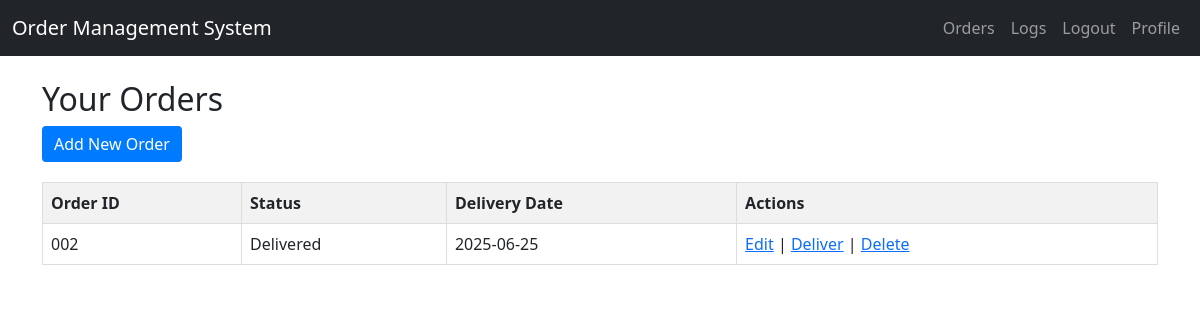
Page /orders (signed in) on the committed database.
### models.py (models this page shows, shortened)
class Order(db.Model):
    id = db.Column(db.Integer, primary_key=True)
    order_id = db.Column(db.String(20), unique=True, nullable=False)
    num_items = db.Column(db.Integer, nullable=False)
    delivery_date = db.Column(db.Date, nullable=False)
    sender_name = db.Column(db.String(100), nullable=False)
    recipient_name = db.Column(db.String(100), nullable=False)
    recipient_address = db.Column(db.String(200), nullable=False)
    status = db.Column(db.String(20), default="Ongoing")
    user_id = db.Column(db.Integer, db.ForeignKey('user.id'), nullable=False)

### routes.py (the view)
@routes_bp.route('/orders')
@login_required
def list_orders():
    orders = Order.query.filter_by(user_id=current_user.id).all()
    return render_template('orders.html', orders=orders)

### app.py (called while the page is built)
@login_manager.user_loader
def load_user(user_id):
    return User.query.get(int(user_id))

### templates/orders.html (shortened to what this page needs)
{% extends "base.html" %}
{% block content %}
<h2>Your Orders</h2>
<a href="{{ url_for('routes.add_order') }}" style="display: inline-block; margin-bottom: 10px; padding: 6px 12px; background-color: #007BFF; color: white; text-decoration: none; border-radius: 4px;">Add New Order</a>
<table style="width: 100%; border-collapse: collapse; margin-top: 10px;">
    <thead>
        <tr style="background-color: #f2f2f2;">
            <th style="border: 1px solid #ddd; padding: 8px;">Order ID</th>
            <th style="border: 1px solid #ddd; padding: 8px;">Status</th>
            <th style="border: 1px solid #ddd; padding: 8px;">Delivery Date</th>
            <th style="border: 1px solid #ddd; padding: 8px;">Actions</th>
        </tr>
    </thead>
    <tbody>
        {% for o in orders %}
        <tr>
            <td style="border: 1px solid #ddd; padding: 8px;">{{ o.order_id }}</td>
            <td style="border: 1px solid #ddd; padding: 8px;">{{ o.status }}</td>
            <td style="border: 1px solid #ddd; padding: 8px;">{{ o.delivery_date }}</td>
            <td style="border: 1px solid #ddd; padding: 8px;">
                <a href="{{ url_for('routes.edit_order', order_id=o.id) }}">Edit</a> |
                <a href="{{ url_for('routes.mark_delivered', order_id=o.id) }}">Deliver</a> |
                <a href="{{ url_for('routes.delete_order', order_id=o.id) }}">Delete</a>
            </td>
        </tr>
        {% endfor %}
    </tbody>
</table>
{% endblock %}

### rows in the picture
Order: order_id "002", status "Delivered", delivery_date "2025-06-25"
